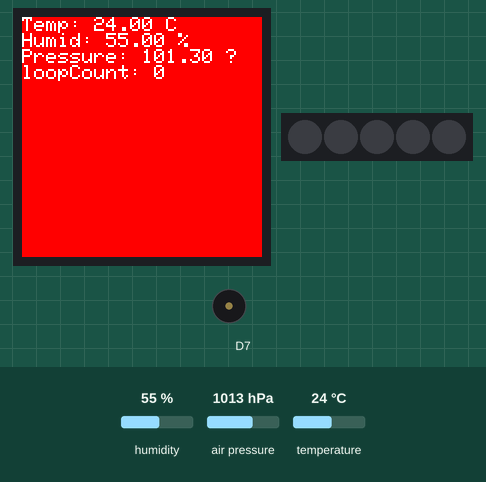
This sketch was run on a simulated Arduino MKR. Shown: 240×240 colour display, 5 RGB LEDs in strip order, left to right, buzzer (waves = sounding). Inputs (shaded band) come from the test bench; at power-on: air pressure 1013 hPa, temperature 24 °C, humidity 55 %. What the sketch prints to the serial monitor is not drawn.

Above: at 1.4 s.
1.5 s: air pressure set to 1000 hPa
At 2.6 s:
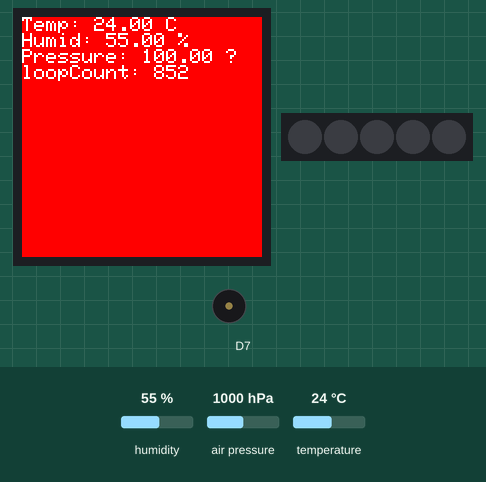
5.6 s: temperature set to 1 °C
At 6.9 s:
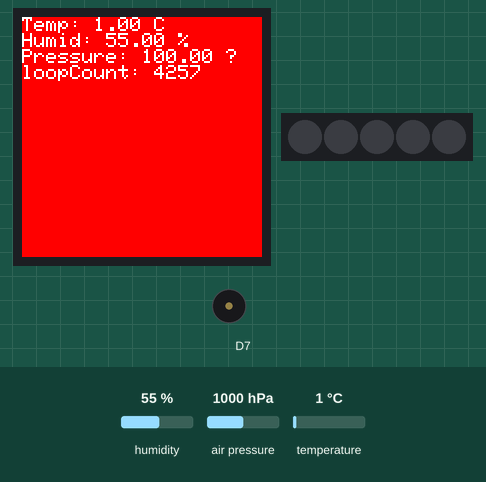
8.6 s: humidity set to 22 %
At 10.1 s:
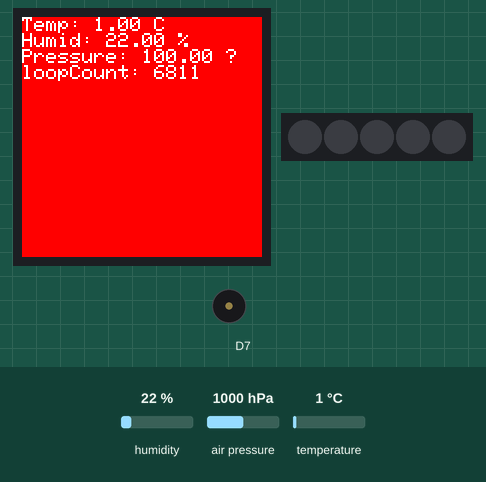
11.8 s: humidity set to 40 %
At 14.2 s:
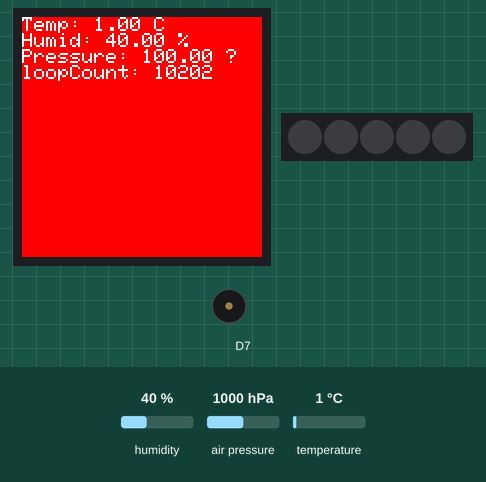
Timing chart, 0 to 15.7 s (numbered marks = the images above; inputs shaded):
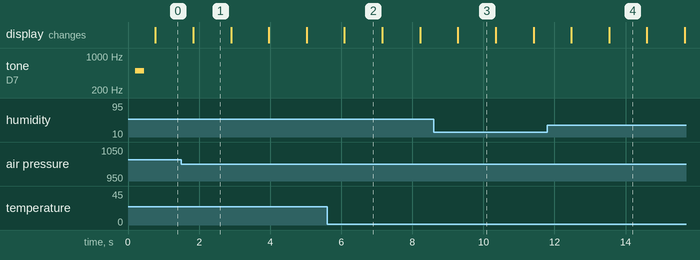

Measured:
- what the display in image 1 shows lasts 1.1 s, from 1.8 s to 2.9 s

The sketch:

Carrier1.ino
```cpp
/*
  First test sketch of MKR IoT Carrier board.
*/
#define USE_IOT_CARRIER

#ifdef USE_IOT_CARRIER
#include <Arduino_MKRIoTCarrier.h>
MKRIoTCarrier carrier;
#endif

// #include <LoRa.h>
// #include <Wire.h>
// #include <Regexp.h> // Library by Nick Gammon for regular expressions

#define LORA_FREQ 915E6
// ESC is sent to the HMR2300 in order to stop the unit from sending data continuously
#define ESC 0x1b
#define SERIAL_INIT_TIMEOUT_MS 5000
#define LED_BLINK_INTERVAL_MS 250

// HMR is on the 2nd UART accessible via pins D14 (TX) and D13 (RX) on the MKR 1310
#define HMR Serial1

float temperature = 0;
float humidity = 0;
float pressure = 0;

boolean goodSerial = false;
boolean goodCarrier = false;

void setup() {
  goodSerial = setupSerial();
  goodCarrier = setupCarrier();
}


boolean setupSerial() {
  boolean result = false;
  // initialize serial communications and wait for port to open:
  Serial.begin(19200); // USB and serial monitor
  long start = millis();
  long elapsed = 0L;
  while (!Serial && elapsed < SERIAL_INIT_TIMEOUT_MS) {
    // wait up to 10 seconds for serial port to connect. Needed for native USB port only.
    delay(50);
    elapsed = millis() - start;
  }
  if (Serial) {
    result = true;
  }
  return result;
}


boolean setupCarrier() {
  boolean result = true;
  CARRIER_CASE = false;
  carrier.begin();
  return result;
}


void setupLED() {
  // set up a distinctive blink pattern
  pinMode(LED_BUILTIN, OUTPUT);
}


/* ******************************************************************************** */

int loopCount = 0;
long nextDisplayMillis = 0;
long nextLoopCarrier = 0;

void loop() {
  // loopLED(); // blink the LED as proof-of-life, but doesn't work with IoT Carrier board?
  if (millis() >= nextLoopCarrier) {
    loopCarrier();
    nextLoopCarrier = millis() + 1000L;
  }
  if (millis() >= nextDisplayMillis) {
    loopDisplay();
    Serial.print("millis = "); Serial.println(millis());
    nextDisplayMillis = millis() + 1000L;
    Serial.print("nextDisplayMillis = "); Serial.println(nextDisplayMillis);
  }
  if (true || loopCount % 1000 == 0) {
    Serial.print("millis = "); Serial.println(millis());
  }
  loopCount++;
}


void loopLED() {
  long ms = millis() % 2000;
  if (ms < LED_BLINK_INTERVAL_MS) {
    digitalWrite(LED_BUILTIN, HIGH);
  } else if (ms < 2 * LED_BLINK_INTERVAL_MS) {
    digitalWrite(LED_BUILTIN, LOW);
  } else if (ms < 3 * LED_BLINK_INTERVAL_MS) {
    digitalWrite(LED_BUILTIN, HIGH);
  } else {
    digitalWrite(LED_BUILTIN, LOW);
  }
}


void loopCarrier() {
  // Serial.print("loopCarrier start, loopCount = "); Serial.println(loopCount);
  temperature = carrier.Env.readTemperature(); //reads temperature
  humidity = carrier.Env.readHumidity(); //reads humidity
  pressure = carrier.Pressure.readPressure(); //reads pressure

  /*
  //reads IMU sensor
  carrier.IMUmodule.readGyroscope(gyroscope_x, gyroscope_y, gyroscope_z); //read gyroscope (x, y z)
  carrier.IMUmodule.readAcceleration(accelerometer_x, accelerometer_y, accelerometer_z); //read accelerometer (x, y z)

  //reads ambient light
  if (carrier.Light.colorAvailable()) {
    carrier.Light.readColor(none, none, none, light);
  }

  //updates state of all buttons
  carrier.Buttons.update();

  //checks if button 1 has been pressed
  if (carrier.Button1.onTouchDown()) {
      //code here
   }
  */

  /*
  carrier.leds.setPixelColor(pixel, g , r , b); //sets pixels. e.g. 3, 255, 0 , 255
  carrier.leds.show(); //displays pixels
  */

  /*
  carrier.Relay1.open(); //opens relay 1
  delay(500);
  carrier.Relay1.close(); //closes relay 1
  delay(500);
  */

  if (loopCount == 0) {
    carrier.Buzzer.sound(500); //sets frequency of buzzer
    delay(250); //sets duration for sounds
    carrier.Buzzer.noSound(); //stops buzzer
    delay(250);
  }
  // delay(100); // without this, loopCarrier hangs after about the 3rd iteration
  // Serial.println("loopCarrier end");
}


void loopDisplay() {
  //controlling screen
  carrier.display.fillScreen(ST77XX_RED); //red background
  carrier.display.setTextColor(ST77XX_WHITE); //white text
  carrier.display.setTextSize(2); //medium sized text

  carrier.display.setCursor(0, 0); //sets position for printing (x and y)
  carrier.display.print("Temp: "); //prints text
  carrier.display.print(temperature); //prints a variable
  carrier.display.println(" C"); //prints text
  carrier.display.print("Humid: "); carrier.display.print(humidity); carrier.display.println(" %");
  carrier.display.print("Pressure: "); carrier.display.print(pressure); carrier.display.println(" ?");
  carrier.display.print("loopCount: "); carrier.display.println(loopCount);
}
```
